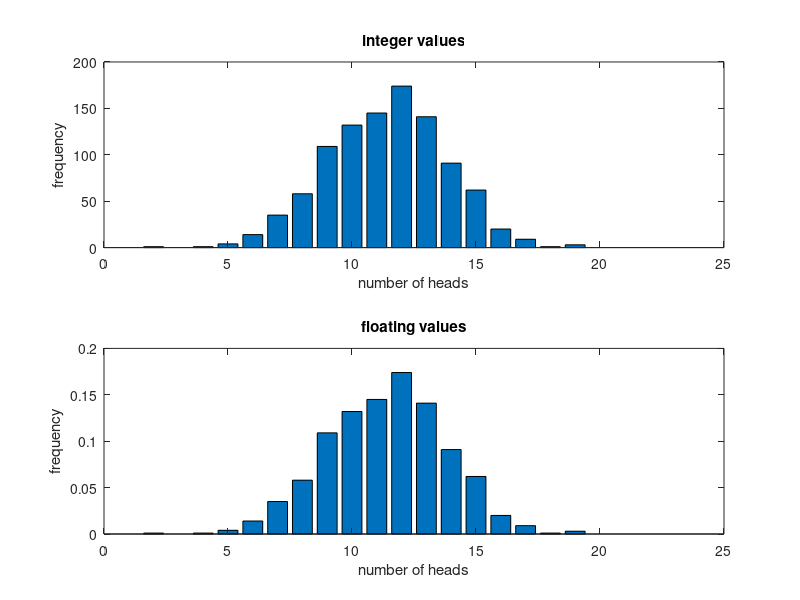

This figure's MATLAB source:
nTrials = 1000;
nFlips = 21;

v = zeros(1, nFlips);
vFloat = zeros(1, nFlips);

for i = 1:nTrials
    nHeads = sum(randi([0,1], 1, nFlips));
    v(nHeads + 1) = v(nHeads + 1) + 1;
end

vFloat = v/nTrials;

figure;

subplot(2, 1, 1);
bar(1: nFlips, v);
xlabel('number of heads');
ylabel('frequency');
title('integer values');


subplot(2, 1, 2);
bar(1: nFlips, vFloat);
xlabel('number of heads');
ylabel('frequency');
title('floating values');
